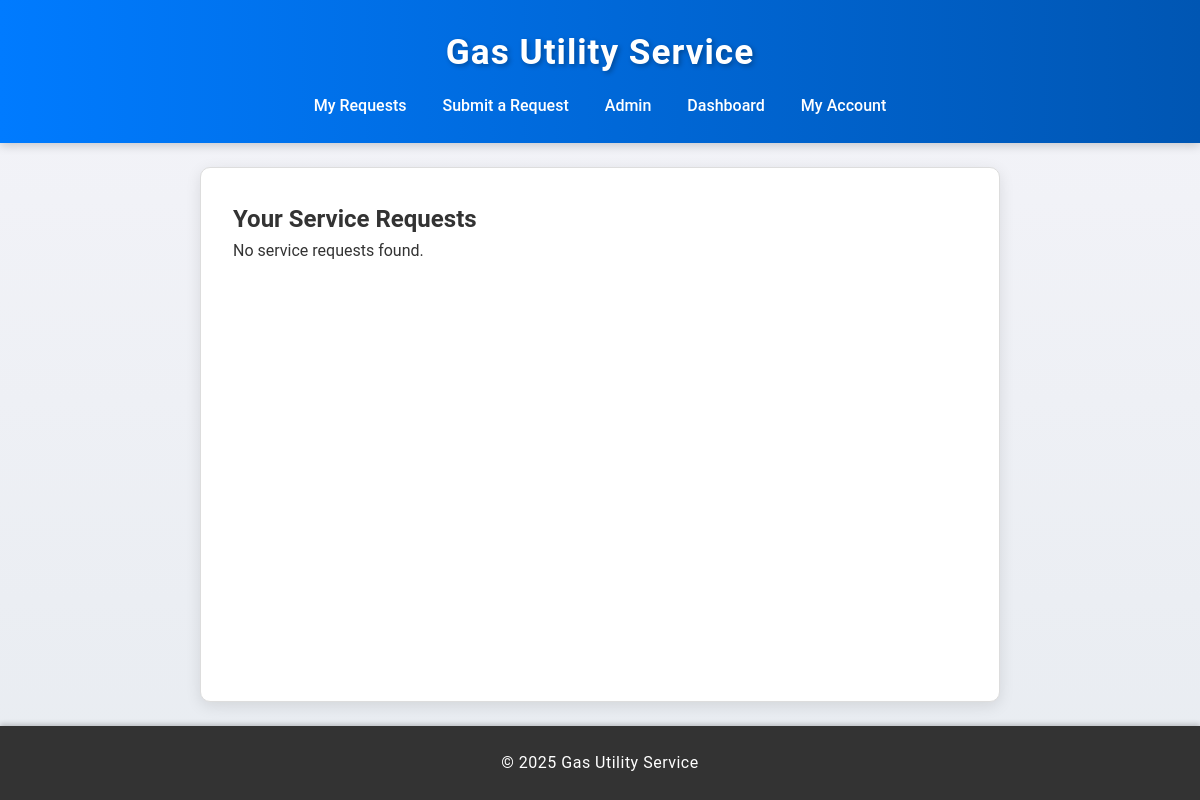
The app's page /service-requests/ (signed in), older data.
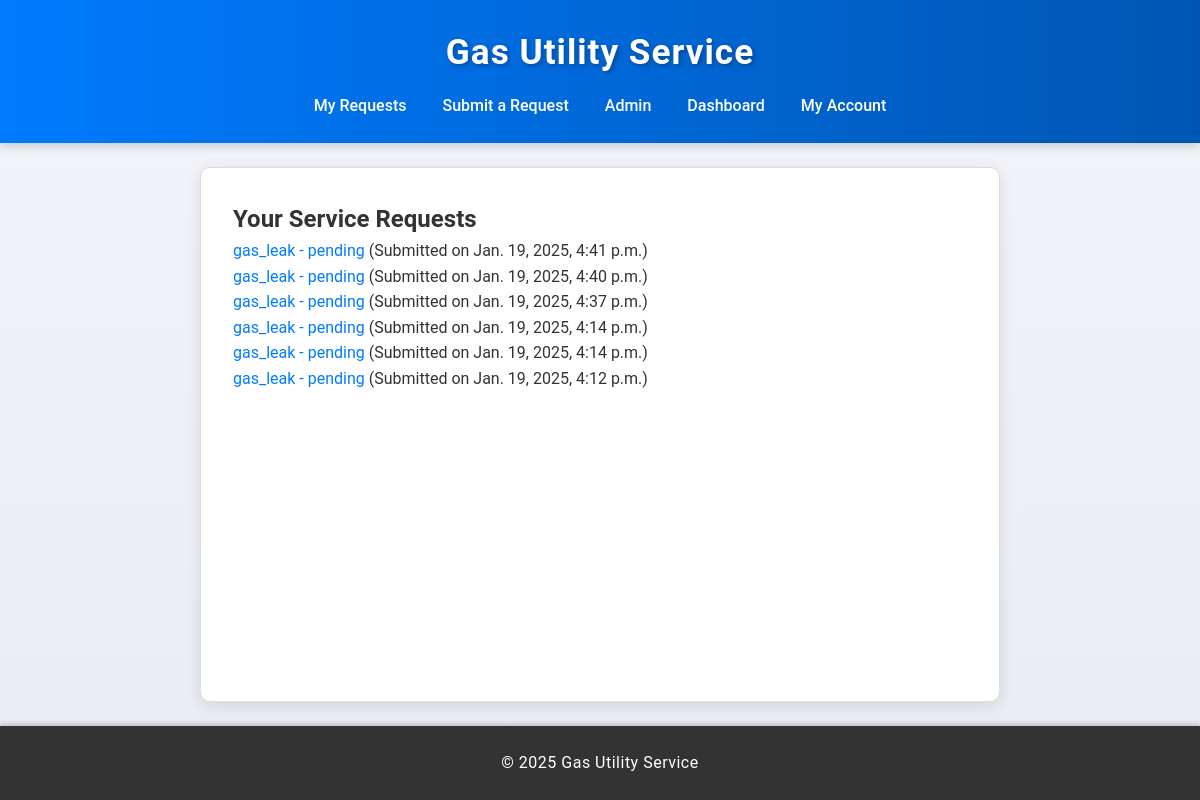
The same page, newer data.
### service_requests/models.py (models this page shows)
class ServiceRequest(models.Model):
    SERVICE_TYPES = [
        ('gas_leak', 'Gas Leak'),
        ('billing', 'Billing Issue'),
        ('account', 'Account Update'),
    ]
    STATUS_CHOICES = [
        ('pending', 'Pending'),
        ('in_progress', 'In Progress'),
        ('resolved', 'Resolved'),
    ]
    customer = models.ForeignKey(Customer, on_delete=models.CASCADE)
    service_type = models.CharField(max_length=20, choices=SERVICE_TYPES)
    description = models.TextField()
    status = models.CharField(max_length=20, choices=STATUS_CHOICES, default='pending')
    created_at = models.DateTimeField(auto_now_add=True)
    updated_at = models.DateTimeField(auto_now=True)
    resolved_at = models.DateTimeField(null=True, blank=True)
    attachments = models.FileField(upload_to='attachments/', blank=True, null=True)

### service_requests/views.py (the view)
# urls.py: path('service-requests/', views.ServiceRequestListView.as_view(), name='list_service_requests'),
class ServiceRequestListView(LoginRequiredMixin, ListView):
    model = ServiceRequest
    template_name = 'service_requests/list_service_requests.html'
    context_object_name = 'service_requests'
    def get_queryset(self):
        try:
            return ServiceRequest.objects.filter(customer=self.request.user.customer).order_by('-created_at')
        except AttributeError:
            return ServiceRequest.objects.none()

### service_requests/templates/service_requests/list_service_requests.html
{% extends "base.html" %}
{% block content %}
    <h2>Your Service Requests</h2>
    <ul>
        {% for request in service_requests %}
            <li>
                <a href="{% url 'service_request_detail' request.pk %}">
                    {{ request.service_type }} - {{ request.status }}
                </a>
                (Submitted on {{ request.created_at }})
            </li>
        {% empty %}
            <li>No service requests found.</li>
        {% endfor %}
    </ul>
{% endblock %}

### templates/base.html (shortened to what this page needs)
{% load static %}
<!DOCTYPE html>
<html lang="en">
<head>
    <link rel="stylesheet" href="{% static 'style.css' %}">
</head>
<body>
    <header>
        <h1>Gas Utility Service</h1>
        <nav>
            <a href="{% url 'list_service_requests' %}">My Requests</a>
            <a href="{% url 'create_service_request' %}">Submit a Request</a>
            <a href="{% url 'admin:index' %}">Admin</a>
            <a href="{% url 'support_dashboard' %}">Dashboard</a>
            <a href="{% url 'my_account' %}">My Account</a>
        </nav>
    </header>
    <main>
        {% block content %}{% endblock %}
    </main>
    <footer>
        <p>&copy; 2025 Gas Utility Service</p>
    </footer>
</body>
</html>

### static/style.css (style rules this page uses)
* { margin: 0; padding: 0; box-sizing: border-box; }
body { font-family: 'Roboto', Arial, sans-serif; line-height: 1.6; background: linear-gradient(to bottom, #f4f4f9, #e8ecf1); color: #333; display: flex; flex-direction: column; min-height: 100vh; overflow-x: hidden; }
header { background: linear-gradient(90deg, #007bff, #0056b3); color: #fff; padding: 1.5rem; text-align: center; box-shadow: 0 2px 10px rgba(0, 0, 0, 0.2); }
header h1 { font-size: 2.2rem; letter-spacing: 1px; margin-bottom: 0.5rem; text-shadow: 2px 2px 5px rgba(0, 0, 0, 0.3); }
header nav { margin-top: 0.8rem; }
header nav a { color: #fff; margin: 0 1rem; text-decoration: none; font-weight: 500; transition: color 0.3s ease, transform 0.2s ease; }
main { flex: 1; padding: 2rem; width: 90%; max-width: 800px; margin: 1.5rem auto; background-color: #ffffff; border: 1px solid #ddd; border-radius: 10px; box-shadow: 0 4px 15px rgba(0, 0, 0, 0.1); animation: fadeIn 0.8s ease-out; }
footer { background-color: #333; color: #fff; text-align: center; padding: 1.5rem; font-size: 0.9rem; box-shadow: 0 -2px 5px rgba(0, 0, 0, 0.2); }
footer p { margin: 0; font-size: 1rem; letter-spacing: 0.5px; }
ul { list-style-type: none; padding: 0; }
a { color: #007bff; text-decoration: none; transition: color 0.3s ease; }

Row changes from the older to the newer data that the page shows:
added ServiceRequest: service_type "gas_leak", status "pending", created_at "Jan. 19, 2025, 4:41 p.m."
added ServiceRequest: service_type "gas_leak", status "pending", created_at "Jan. 19, 2025, 4:40 p.m."
added ServiceRequest: service_type "gas_leak", status "pending", created_at "Jan. 19, 2025, 4:37 p.m."
added ServiceRequest: service_type "gas_leak", status "pending", created_at "Jan. 19, 2025, 4:14 p.m."
added ServiceRequest: service_type "gas_leak", status "pending", created_at "Jan. 19, 2025, 4:14 p.m."
added ServiceRequest: service_type "gas_leak", status "pending", created_at "Jan. 19, 2025, 4:12 p.m."
Text that changed along with them:
text no longer shown: "No service requests found."
